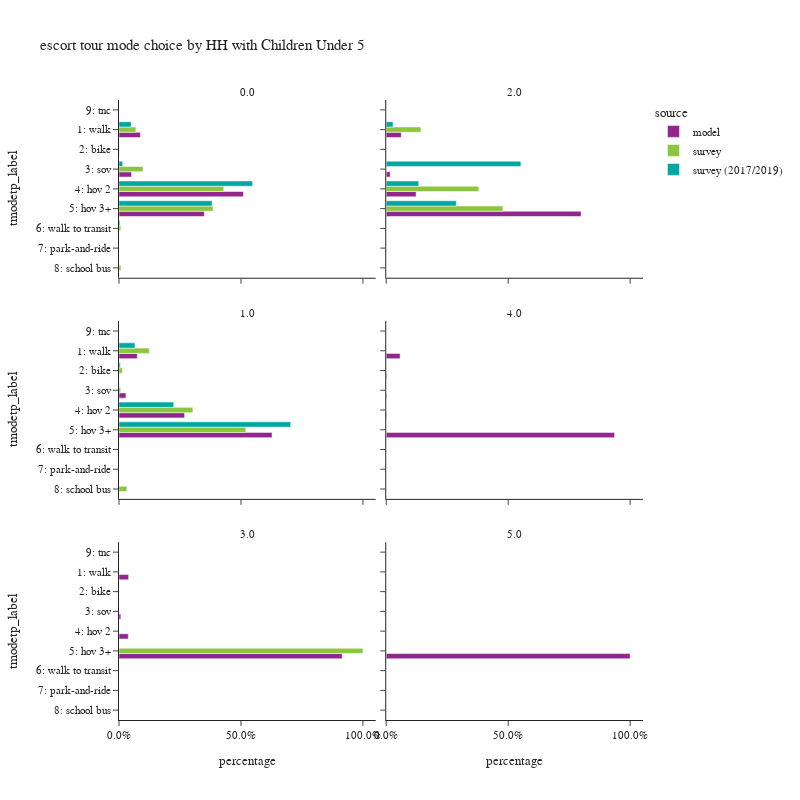

Here is the notebook cell this chart was saved with:
### Code cell
plot_mode_choice(es_tour,
                 "hhcu5",
                 {
                  "tmodetp_label":["1: walk","2: bike","3: sov","4: hov 2","5: hov 3+","6: walk to transit",
                                   "7: park-and-ride","8: school bus","9: other–survey only"]},
                 "HH with Children Under 5",2,800)

### Figure 1 — Plotly figure (JSON) as saved in the notebook; plotly's stock layout.template omitted (floating-point values rounded to 4 significant figures)
{"data": [{"alignmentgroup": "True", "customdata": [[44328], [246], [26050], [257296], [176504]], "hovertemplate": "source=model<br>hhcu5=0.0<br>percentage=%{x}<br>tmodetp_label=%{y}<br>sample count=%{customdata[0]}<extra></extra>", "legendgroup": "model", "marker": {"color": "#91268F", "pattern": {"shape": ""}}, "name": "model", "offsetgroup": "model", "orientation": "h", "showlegend": true, "textposition": "auto", "type": "bar", "x": [0.08788, 0.0004877, 0.05164, 0.5101, 0.3499], "xaxis": "x5", "y": ["1: walk", "2: bike", "3: sov", "4: hov 2", "5: hov 3+"], "yaxis": "y5"}, {"alignmentgroup": "True", "customdata": [[3552], [8], [956], [7072], [46076]], "hovertemplate": "source=model<br>hhcu5=2.0<br>percentage=%{x}<br>tmodetp_label=%{y}<br>sample count=%{customdata[0]}<extra></extra>", "legendgroup": "model", "marker": {"color": "#91268F", "pattern": {"shape": ""}}, "name": "model", "offsetgroup": "model", "orientation": "h", "showlegend": false, "textposition": "auto", "type": "bar", "x": [0.0616, 0.0001387, 0.01658, 0.1226, 0.799], "xaxis": "x6", "y": ["1: walk", "2: bike", "3: sov", "4: hov 2", "5: hov 3+"], "yaxis": "y6"}, {"alignmentgroup": "True", "customdata": [[14539], [55], [5498], [52074], [121477]], "hovertemplate": "source=model<br>hhcu5=1.0<br>percentage=%{x}<br>tmodetp_label=%{y}<br>sample count=%{customdata[0]}<extra></extra>", "legendgroup": "model", "marker": {"color": "#91268F", "pattern": {"shape": ""}}, "name": "model", "offsetgroup": "model", "orientation": "h", "showlegend": false, "textposition": "auto", "type": "bar", "x": [0.07508, 0.000284, 0.02839, 0.2689, 0.6273], "xaxis": "x3", "y": ["1: walk", "2: bike", "3: sov", "4: hov 2", "5: hov 3+"], "yaxis": "y3"}, {"alignmentgroup": "True", "customdata": [[25], [1], [1], [1], [411]], "hovertemplate": "source=model<br>hhcu5=4.0<br>percentage=%{x}<br>tmodetp_label=%{y}<br>sample count=%{customdata[0]}<extra></extra>", "legendgroup": "model", "marker": {"color": "#91268F", "pattern": {"shape": ""}}, "name": "model", "offsetgroup": "model", "orientation": "h", "showlegend": false, "textposition": "auto", "type": "bar", "x": [0.05695, 0.002278, 0.002278, 0.002278, 0.9362], "xaxis": "x4", "y": ["1: walk", "2: bike", "3: sov", "4: hov 2", "5: hov 3+"], "yaxis": "y4"}, {"alignmentgroup": "True", "customdata": [[245], [46], [237], [5683]], "hovertemplate": "source=model<br>hhcu5=3.0<br>percentage=%{x}<br>tmodetp_label=%{y}<br>sample count=%{customdata[0]}<extra></extra>", "legendgroup": "model", "marker": {"color": "#91268F", "pattern": {"shape": ""}}, "name": "model", "offsetgroup": "model", "orientation": "h", "showlegend": false, "textposition": "auto", "type": "bar", "x": [0.03945, 0.007406, 0.03816, 0.915], "xaxis": "x", "y": ["1: walk", "3: sov", "4: hov 2", "5: hov 3+"], "yaxis": "y"}, {"alignmentgroup": "True", "customdata": [[96]], "hovertemplate": "source=model<br>hhcu5=5.0<br>percentage=%{x}<br>tmodetp_label=%{y}<br>sample count=%{customdata[0]}<extra></extra>", "legendgroup": "model", "marker": {"color": "#91268F", "pattern": {"shape": ""}}, "name": "model", "offsetgroup": "model", "orientation": "h", "showlegend": false, "textposition": "auto", "type": "bar", "x": [1.0], "xaxis": "x2", "y": ["5: hov 3+"], "yaxis": "y2"}, {"alignmentgroup": "True", "customdata": [[56], [5], [46], [230], [155], [13], [5]], "hovertemplate": "source=survey<br>hhcu5=0.0<br>percentage=%{x}<br>tmodetp_label=%{y}<br>sample count=%{customdata[0]}<extra></extra>", "legendgroup": "survey", "marker": {"color": "#8CC63E", "pattern": {"shape": ""}}, "name": "survey", "offsetgroup": "survey", "orientation": "h", "showlegend": true, "textposition": "auto", "type": "bar", "x": [0.06933, 0.001365, 0.09856, 0.4296, 0.3857, 0.007431, 0.008031], "xaxis": "x5", "y": ["1: walk", "2: bike", "3: sov", "4: hov 2", "5: hov 3+", "6: walk to transit", "8: school bus"], "yaxis": "y5"}, {"alignmentgroup": "True", "customdata": [[9], [20], [22]], "hovertemplate": "source=survey<br>hhcu5=2.0<br>percentage=%{x}<br>tmodetp_label=%{y}<br>sample count=%{customdata[0]}<extra></extra>", "legendgroup": "survey", "marker": {"color": "#8CC63E", "pattern": {"shape": ""}}, "name": "survey", "offsetgroup": "survey", "orientation": "h", "showlegend": false, "textposition": "auto", "type": "bar", "x": [0.1422, 0.3797, 0.4781], "xaxis": "x6", "y": ["1: walk", "4: hov 2", "5: hov 3+"], "yaxis": "y6"}, {"alignmentgroup": "True", "customdata": [[22], [9], [4], [60], [87], [1]], "hovertemplate": "source=survey<br>hhcu5=1.0<br>percentage=%{x}<br>tmodetp_label=%{y}<br>sample count=%{customdata[0]}<extra></extra>", "legendgroup": "survey", "marker": {"color": "#8CC63E", "pattern": {"shape": ""}}, "name": "survey", "offsetgroup": "survey", "orientation": "h", "showlegend": false, "textposition": "auto", "type": "bar", "x": [0.1241, 0.014, 0.006905, 0.3028, 0.5198, 0.0324], "xaxis": "x3", "y": ["1: walk", "2: bike", "3: sov", "4: hov 2", "5: hov 3+", "8: school bus"], "yaxis": "y3"}, {"alignmentgroup": "True", "customdata": [[2]], "hovertemplate": "source=survey<br>hhcu5=3.0<br>percentage=%{x}<br>tmodetp_label=%{y}<br>sample count=%{customdata[0]}<extra></extra>", "legendgroup": "survey", "marker": {"color": "#8CC63E", "pattern": {"shape": ""}}, "name": "survey", "offsetgroup": "survey", "orientation": "h", "showlegend": false, "textposition": "auto", "type": "bar", "x": [1.0], "xaxis": "x", "y": ["5: hov 3+"], "yaxis": "y"}, {"alignmentgroup": "True", "customdata": [[60], [6], [24], [281], [133], [11], [1]], "hovertemplate": "source=survey (2017/2019)<br>hhcu5=0.0<br>percentage=%{x}<br>tmodetp_label=%{y}<br>sample count=%{customdata[0]}<extra></extra>", "legendgroup": "survey (2017/2019)", "marker": {"color": "#00A7A0", "pattern": {"shape": ""}}, "name": "survey (2017/2019)", "offsetgroup": "survey (2017/2019)", "orientation": "h", "showlegend": true, "textposition": "auto", "type": "bar", "x": [0.05009, 0.0008549, 0.01515, 0.5481, 0.3815, 0.004322, 4.69e-05], "xaxis": "x5", "y": ["1: walk", "2: bike", "3: sov", "4: hov 2", "5: hov 3+", "6: walk to transit", "9: tnc"], "yaxis": "y5"}, {"alignmentgroup": "True", "customdata": [[10], [4], [8], [51]], "hovertemplate": "source=survey (2017/2019)<br>hhcu5=2.0<br>percentage=%{x}<br>tmodetp_label=%{y}<br>sample count=%{customdata[0]}<extra></extra>", "legendgroup": "survey (2017/2019)", "marker": {"color": "#00A7A0", "pattern": {"shape": ""}}, "name": "survey (2017/2019)", "offsetgroup": "survey (2017/2019)", "orientation": "h", "showlegend": false, "textposition": "auto", "type": "bar", "x": [0.02765, 0.5519, 0.1331, 0.2874], "xaxis": "x6", "y": ["1: walk", "3: sov", "4: hov 2", "5: hov 3+"], "yaxis": "y6"}, {"alignmentgroup": "True", "customdata": [[29], [2], [1], [66], [108], [2]], "hovertemplate": "source=survey (2017/2019)<br>hhcu5=1.0<br>percentage=%{x}<br>tmodetp_label=%{y}<br>sample count=%{customdata[0]}<extra></extra>", "legendgroup": "survey (2017/2019)", "marker": {"color": "#00A7A0", "pattern": {"shape": ""}}, "name": "survey (2017/2019)", "offsetgroup": "survey (2017/2019)", "orientation": "h", "showlegend": false, "textposition": "auto", "type": "bar", "x": [0.06545, 0.005227, 0.0008296, 0.2242, 0.7038, 0.0004287], "xaxis": "x3", "y": ["1: walk", "2: bike", "3: sov", "4: hov 2", "5: hov 3+", "6: walk to transit"], "yaxis": "y3"}], "layout": {"annotations": [{"font": {}, "showarrow": false, "text": "3.0", "x": 0.245, "xanchor": "center", "xref": "paper", "y": 0.2867, "yanchor": "bottom", "yref": "paper"}, {"font": {}, "showarrow": false, "text": "5.0", "x": 0.755, "xanchor": "center", "xref": "paper", "y": 0.2867, "yanchor": "bottom", "yref": "paper"}, {"font": {}, "showarrow": false, "text": "1.0", "x": 0.245, "xanchor": "center", "xref": "paper", "y": 0.6433, "yanchor": "bottom", "yref": "paper"}, {"font": {}, "showarrow": false, "text": "4.0", "x": 0.755, "xanchor": "center", "xref": "paper", "y": 0.6433, "yanchor": "bottom", "yref": "paper"}, {"font": {}, "showarrow": false, "text": "0.0", "x": 0.245, "xanchor": "center", "xref": "paper", "y": 1.0, "yanchor": "bottom", "yref": "paper"}, {"font": {}, "showarrow": false, "text": "2.0", "x": 0.755, "xanchor": "center", "xref": "paper", "y": 1.0, "yanchor": "bottom", "yref": "paper"}], "barmode": "group", "height": 800, "legend": {"title": {"text": "source"}, "tracegroupgap": 0}, "title": {"text": "escort tour mode choice by HH with Children Under 5"}, "width": 800, "xaxis": {"anchor": "y", "domain": [0.0, 0.49], "tickformat": ".1%", "title": {"text": "percentage"}}, "xaxis2": {"anchor": "y2", "domain": [0.51, 1.0], "matches": "x", "tickformat": ".1%", "title": {"text": "percentage"}}, "xaxis3": {"anchor": "y3", "domain": [0.0, 0.49], "matches": "x", "showticklabels": false, "tickformat": ".1%"}, "xaxis4": {"anchor": "y4", "domain": [0.51, 1.0], "matches": "x", "showticklabels": false, "tickformat": ".1%"}, "xaxis5": {"anchor": "y5", "domain": [0.0, 0.49], "matches": "x", "showticklabels": false, "tickformat": ".1%"}, "xaxis6": {"anchor": "y6", "domain": [0.51, 1.0], "matches": "x", "showticklabels": false, "tickformat": ".1%"}, "yaxis": {"anchor": "x", "categoryarray": ["9: other–survey only", "8: school bus", "7: park-and-ride", "6: walk to transit", "5: hov 3+", "4: hov 2", "3: sov", "2: bike", "1: walk"], "categoryorder": "array", "domain": [0.0, 0.2867], "title": {"text": "tmodetp_label"}}, "yaxis2": {"anchor": "x2", "domain": [0.0, 0.2867], "matches": "y", "showticklabels": false}, "yaxis3": {"anchor": "x3", "categoryarray": ["9: other–survey only", "8: school bus", "7: park-and-ride", "6: walk to transit", "5: hov 3+", "4: hov 2", "3: sov", "2: bike", "1: walk"], "categoryorder": "array", "domain": [0.3567, 0.6433], "matches": "y", "title": {"text": "tmodetp_label"}}, "yaxis4": {"anchor": "x4", "domain": [0.3567, 0.6433], "matches": "y", "showticklabels": false}, "yaxis5": {"anchor": "x5", "categoryarray": ["9: other–survey only", "8: school bus", "7: park-and-ride", "6: walk to transit", "5: hov 3+", "4: hov 2", "3: sov", "2: bike", "1: walk"], "categoryorder": "array", "domain": [0.7133, 1.0], "matches": "y", "title": {"text": "tmodetp_label"}}, "yaxis6": {"anchor": "x6", "domain": [0.7133, 1.0], "matches": "y", "showticklabels": false}}}
